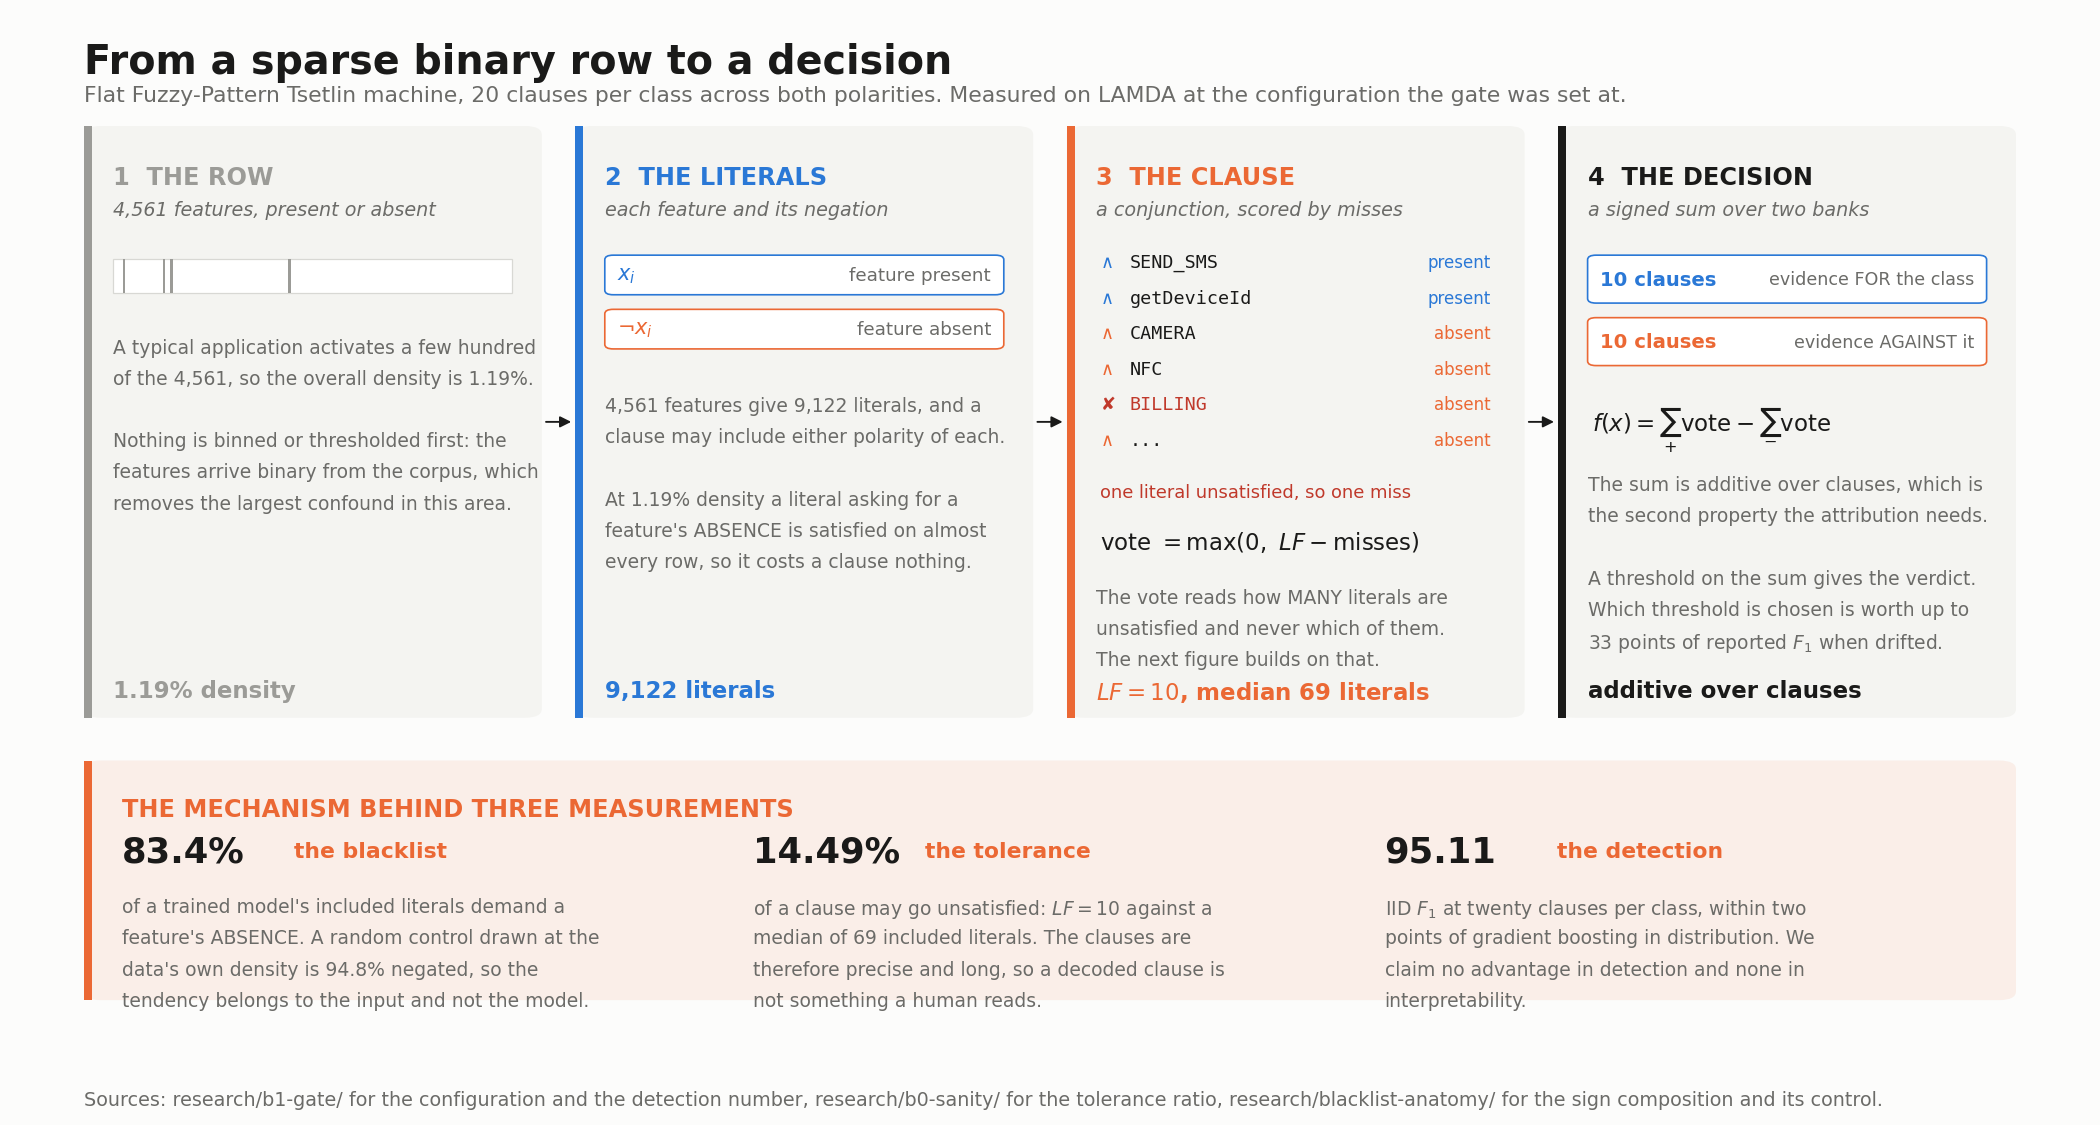

Write the Python code that produced this figure.
"""From a sparse binary row to a decision.

WHY THIS FIGURE EXISTS. A Fuzzy-Pattern Tsetlin machine is usually described as learning
propositional rules, which sets a reader up to expect something a human reads. What it computes is a
vote, and three properties of that vote govern every result in this repository. The vote counts how
many of a clause's literals are unsatisfied and never asks which, which is the property the exact
attribution rests on. The tolerance is small against the clause, so the clauses are precise and long
instead of short and readable. And at 1.19% density a literal demanding a feature's ABSENCE is
satisfied without cost, so clauses fill up with them: the model looks like a blacklist because the
input is sparse, and a random control at the same density is more negated than the model is.

The last row is there because the figure would otherwise read as advocacy. The machine clears the
gate it was given and holds no interpretability advantage, and both belong next to the mechanism.

ENCODING. One left-to-right pipeline, each stage carrying the measured quantity that stage produces.
The clause panel shows real structure, with an unsatisfied literal marked, since the vote is only
legible once a miss is visible. Orange marks a literal asking for absence and blue one asking for
presence, and each is labelled, so nothing depends on colour alone.

  python docs/figures/tm-mechanics.py

Output: docs/figures/tm-mechanics.png
"""
from pathlib import Path

import matplotlib
matplotlib.use("Agg")
import matplotlib.pyplot as plt
import numpy as np
from matplotlib.patches import FancyArrowPatch, FancyBboxPatch, Rectangle

HERE = Path(__file__).resolve().parent
OUT = HERE / "tm-mechanics.png"

FIGW, FIGH = 14.0, 7.5
BLUE, ORANGE = "#2a78d6", "#eb6834"
GREY = "#9b9b97"
SURFACE, PANEL, INK, MUTED = "#fcfcfb", "#f4f4f1", "#1a1a19", "#6b6b68"
L, FW = 0.040, 0.920


def pts(n):
    return n / 72.0 / FIGH


def panel(ax, x, y, w, h, accent, fill=PANEL):
    ax.add_patch(FancyBboxPatch((x, y), w, h, boxstyle="round,pad=0,rounding_size=0.008",
                                linewidth=0, facecolor=fill, zorder=0))
    ax.add_patch(FancyBboxPatch((x, y), 0.0038, h, boxstyle="square,pad=0",
                                linewidth=0, facecolor=accent, zorder=1))


def arrow(ax, x0, y0, x1, y1, colour=INK):
    ax.add_patch(FancyArrowPatch((x0, y0), (x1, y1), arrowstyle="-|>", mutation_scale=11,
                                 linewidth=0.9, color=colour, shrinkA=0, shrinkB=0, zorder=5))


# One clause, as the decoded models actually look: mostly literals demanding absence, with the
# tolerance letting a few go unsatisfied. Signs are from research/blacklist-anatomy/.
CLAUSE = [
    ("SEND_SMS", "present", True),
    ("getDeviceId", "present", True),
    ("CAMERA", "absent", True),
    ("NFC", "absent", True),
    ("BILLING", "absent", False),       # unsatisfied on this row: one miss
    ("...", "absent", True),
]


def main():
    fig = plt.figure(figsize=(FIGW, FIGH), facecolor=SURFACE)
    ax = fig.add_axes([0, 0, 1, 1])
    ax.set_axis_off()
    ax.set_xlim(0, 1)
    ax.set_ylim(0, 1)

    ax.text(L, 0.962, "From a sparse binary row to a decision", fontsize=19, color=INK,
            va="top", weight="semibold")
    ax.text(L, 0.924,
            "Flat Fuzzy-Pattern Tsetlin machine, 20 clauses per class across both polarities. "
            "Measured on LAMDA at the configuration the gate was set at.",
            fontsize=10.5, color=MUTED, va="top")

    # ---- the pipeline, four stages on one row --------------------------------- #
    T, H = 0.888, 0.526
    GAP = 0.016
    W = (FW - 3 * GAP) / 4
    xs = [L + i * (W + GAP) for i in range(4)]
    heads = (
        (GREY, "1  THE ROW", "4,561 features, present or absent"),
        (BLUE, "2  THE LITERALS", "each feature and its negation"),
        (ORANGE, "3  THE CLAUSE", "a conjunction, scored by misses"),
        (INK, "4  THE DECISION", "a signed sum over two banks"),
    )
    for x, (accent, head, sub) in zip(xs, heads):
        panel(ax, x, T - H, W, H, accent)
        ax.text(x + 0.014, T - pts(19), head, fontsize=11.5, color=accent, va="top",
                weight="semibold")
        ax.text(x + 0.014, T - pts(36), sub, fontsize=9.2, color=MUTED, va="top", style="italic")

    for x in xs[:-1]:
        arrow(ax, x + W + 0.002, T - H / 2, x + W + GAP - 0.002, T - H / 2)

    # stage 1: the row itself
    x = xs[0]
    rng = np.random.default_rng(7)
    on = rng.random(260) < 0.0119
    cw = (W - 0.028) / 260
    ax.add_patch(Rectangle((x + 0.014, T - pts(80)), W - 0.028, pts(16), linewidth=0.6,
                           edgecolor="#d8d8d4", facecolor="#ffffff", zorder=2))
    for i in np.flatnonzero(on):
        ax.add_patch(Rectangle((x + 0.014 + i * cw, T - pts(80)), max(cw, 0.0012), pts(16),
                               linewidth=0, facecolor=GREY, zorder=3))
    for j, line in enumerate((
            "A typical application activates a few hundred",
            "of the 4,561, so the overall density is 1.19%.",
            "",
            "Nothing is binned or thresholded first: the",
            "features arrive binary from the corpus, which",
            "removes the largest confound in this area.")):
        ax.text(x + 0.014, T - pts(102 + 15 * j), line, fontsize=9.0, color=MUTED, va="top")
    ax.text(x + 0.014, T - H + pts(18), "1.19% density", fontsize=11, color=GREY, va="top",
            weight="semibold")

    # stage 2: literals
    x = xs[1]
    for j, (lab, col) in enumerate((("$x_i$", BLUE), ("$\\neg x_i$", ORANGE))):
        yy = T - pts(72 + 26 * j)
        ax.add_patch(FancyBboxPatch((x + 0.014, yy - pts(9)), W - 0.028, pts(19),
                                    boxstyle="round,pad=0,rounding_size=0.004", linewidth=0.8,
                                    facecolor="#ffffff", edgecolor=col, zorder=2))
        ax.text(x + 0.020, yy, lab, fontsize=10, color=col, va="center", zorder=3)
        ax.text(x + W - 0.020, yy, ("feature present", "feature absent")[j], fontsize=8.8,
                color=MUTED, va="center", ha="right", zorder=3)
    for j, line in enumerate((
            "4,561 features give 9,122 literals, and a",
            "clause may include either polarity of each.",
            "",
            "At 1.19% density a literal asking for a",
            "feature's ABSENCE is satisfied on almost",
            "every row, so it costs a clause nothing.")):
        ax.text(x + 0.014, T - pts(130 + 15 * j), line, fontsize=9.0, color=MUTED, va="top")
    ax.text(x + 0.014, T - H + pts(18), "9,122 literals", fontsize=11, color=BLUE, va="top",
            weight="semibold")

    # stage 3: the clause
    x = xs[2]
    for j, (name, sign, satisfied) in enumerate(CLAUSE):
        yy = T - pts(66 + 17 * j)
        col = BLUE if sign == "present" else ORANGE
        mark = "∧" if satisfied else "✘"
        ax.text(x + 0.016, yy, mark, fontsize=8.6,
                color=col if satisfied else "#c0392b", va="center", family="DejaVu Sans")
        ax.text(x + 0.030, yy, name, fontsize=8.8, color=INK if satisfied else "#c0392b",
                va="center", family="DejaVu Sans Mono")
        ax.text(x + W - 0.016, yy, sign, fontsize=8.0, color=col, va="center", ha="right")
    ax.text(x + 0.016, T - pts(176), "one literal unsatisfied, so one miss", fontsize=8.6,
            color="#c0392b", va="center")
    ax.text(x + 0.016, T - pts(200), "vote $= \\max(0,\\ LF - \\mathrm{misses})$", fontsize=11,
            color=INK, va="center")
    for j, line in enumerate((
            "The vote reads how MANY literals are",
            "unsatisfied and never which of them.",
            "The next figure builds on that.")):
        ax.text(x + 0.014, T - pts(222 + 15 * j), line, fontsize=9.0, color=MUTED, va="top")
    ax.text(x + 0.014, T - H + pts(18), "$LF = 10$, median 69 literals", fontsize=11,
            color=ORANGE, va="top", weight="semibold")

    # stage 4: the decision
    x = xs[3]
    for j, (lab, col, note) in enumerate((("10 clauses", BLUE, "evidence FOR the class"),
                                          ("10 clauses", ORANGE, "evidence AGAINST it"))):
        yy = T - pts(74 + 30 * j)
        ax.add_patch(FancyBboxPatch((x + 0.014, yy - pts(11)), W - 0.028, pts(23),
                                    boxstyle="round,pad=0,rounding_size=0.004", linewidth=0.8,
                                    facecolor="#ffffff", edgecolor=col, zorder=2))
        ax.text(x + 0.020, yy, lab, fontsize=9.4, color=col, va="center", zorder=3,
                weight="semibold")
        ax.text(x + W - 0.020, yy, note, fontsize=8.4, color=MUTED, va="center", ha="right",
                zorder=3)
    ax.text(x + 0.016, T - pts(146), "$f(x) = \\sum_{+} \\mathrm{vote} - \\sum_{-} "
                                     "\\mathrm{vote}$", fontsize=11, color=INK, va="center")
    for j, line in enumerate((
            "The sum is additive over clauses, which is",
            "the second property the attribution needs.",
            "",
            "A threshold on the sum gives the verdict.",
            "Which threshold is chosen is worth up to",
            "33 points of reported $F_1$ when drifted.")):
        ax.text(x + 0.014, T - pts(168 + 15 * j), line, fontsize=9.0, color=MUTED, va="top")
    ax.text(x + 0.014, T - H + pts(18), "additive over clauses", fontsize=11, color=INK,
            va="top", weight="semibold")

    # ---- what the mechanism costs and what it does not buy -------------------- #
    bT, bH = T - H - 0.038, 0.213
    panel(ax, L, bT - bH, FW, bH, ORANGE, fill="#faeee8")
    ax.text(L + 0.018, bT - pts(18), "THE MECHANISM BEHIND THREE MEASUREMENTS",
            fontsize=11.5, color=ORANGE, va="top", weight="semibold")

    CW = (FW - 0.072) / 3
    for k, (head, val, lines) in enumerate((
            ("the blacklist", "83.4%",
             ["of a trained model's included literals demand a",
              "feature's ABSENCE. A random control drawn at the",
              "data's own density is 94.8% negated, so the",
              "tendency belongs to the input and not the model."]),
            ("the tolerance", "14.49%",
             ["of a clause may go unsatisfied: $LF = 10$ against a",
              "median of 69 included literals. The clauses are",
              "therefore precise and long, so a decoded clause is",
              "not something a human reads."]),
            ("the detection", "95.11",
             ["IID $F_1$ at twenty clauses per class, within two",
              "points of gradient boosting in distribution. We",
              "claim no advantage in detection and none in",
              "interpretability."]))):
        x = L + 0.018 + k * (CW + 0.018)
        ax.text(x, bT - pts(44), val, fontsize=17, color=INK, va="center", weight="semibold")
        ax.text(x + 0.082, bT - pts(44), head, fontsize=10.5, color=ORANGE, va="center",
                weight="semibold")
        for j, line in enumerate(lines):
            ax.text(x, bT - pts(66 + 15 * j), line, fontsize=9.0, color=MUTED, va="top")

    ax.text(L, 0.013,
            "Sources: research/b1-gate/ for the configuration and the detection number, "
            "research/b0-sanity/ for the tolerance ratio, research/blacklist-anatomy/ for the sign "
            "composition and its control.",
            fontsize=9.2, color=MUTED, va="bottom")

    fig.savefig(OUT, dpi=150, metadata={"Software": None})
    print("wrote %s" % OUT.name)


main()
